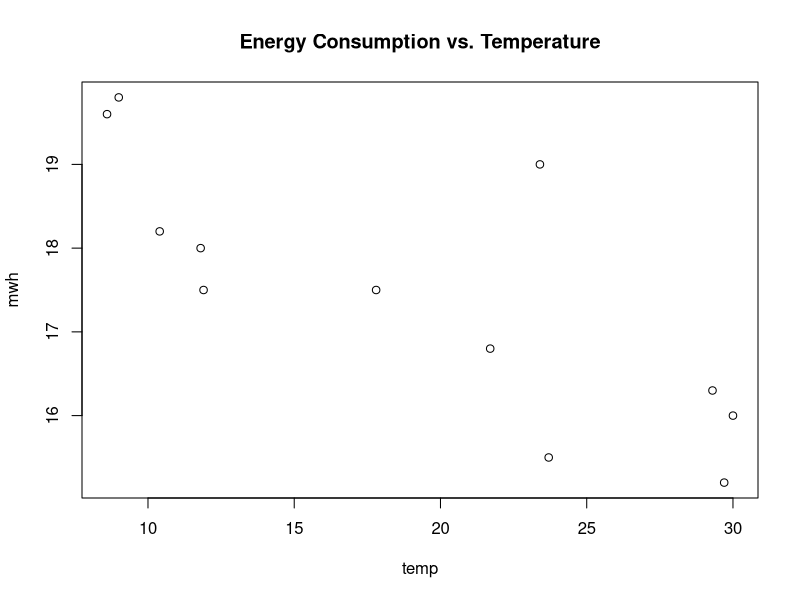
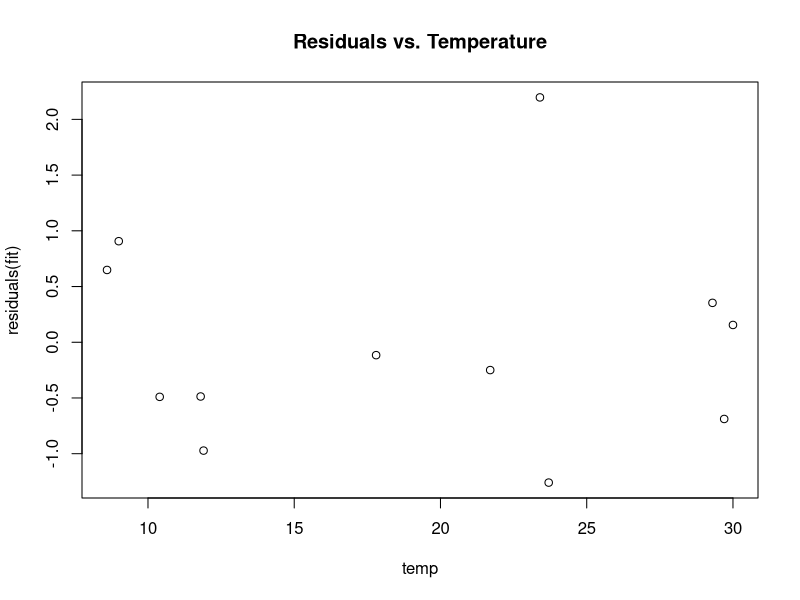
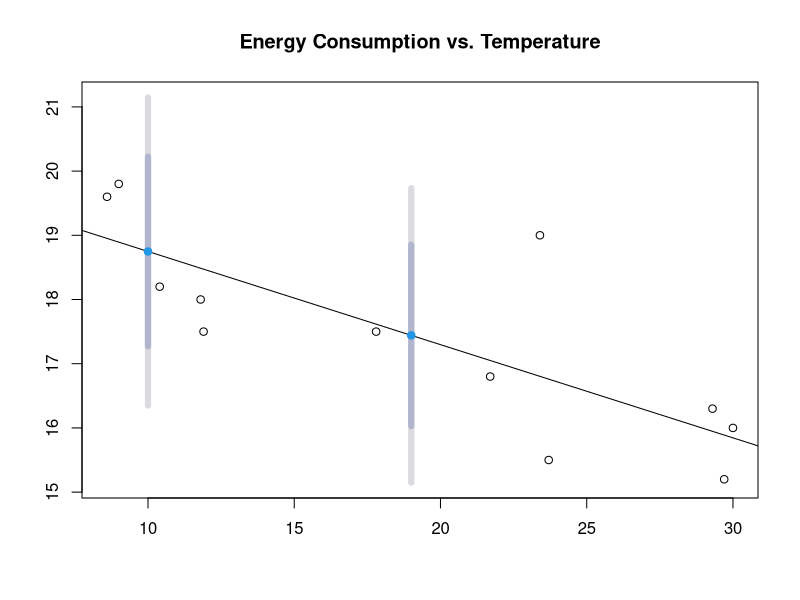

Source code (R) for these figures, in order:
library(forecast)



mwh <- c(16.3, 16.8, 15.5, 18.2, 15.2, 17.5, 19.8,  19.0,  17.5,  16.0,  19.6,  18.0)

temp <- c(29.3, 21.7, 23.7, 10.4, 29.7, 11.9, 9.0, 23.4, 17.8, 30.0, 8.6, 11.8)

#Plot the energy vs. temperature
windows()
plot(temp, mwh, main ="Energy Consumption vs. Temperature")

fit <-lm(mwh ~ temp)

#Show the summary
print(summary(fit))

#Plot the residuals vs. the temperature 
windows()
plot(temp, residuals(fit), main = "Residuals vs. Temperature")

#Generate fit
my_fit <- forecast(fit, newdata = data.frame(temp = c(10,19)))


#Plot fit
windows()
plot(my_fit, main ="Energy Consumption vs. Temperature")